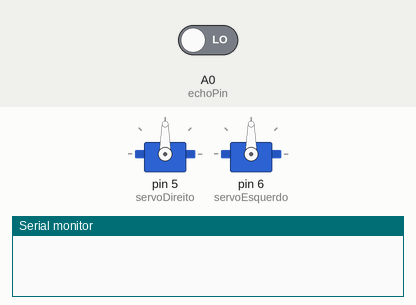
This sketch was run on a simulated Arduino Uno, built with avr-gcc and run on an emulated ATmega328P. On the bench: 2 × servo, the last lines printed to the serial monitor. The inputs (shaded band) are chosen by the test bench; at power-on: A0 (echoPin) LOW.

Above: at 0.05 s.
At 2.2 s:
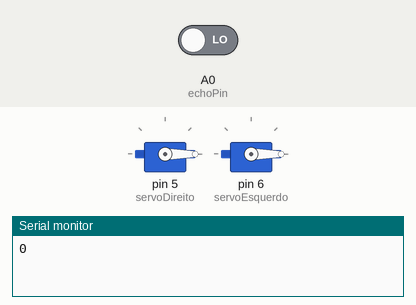
Timing chart, 0 to 3.0 s (numbered marks = the images above):
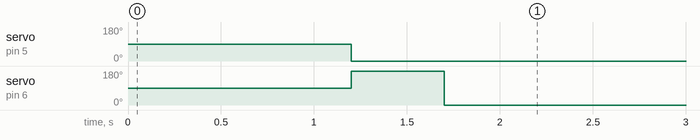

The sketch:

Rob_-obstacle__3_.ino
```cpp
/*

*/
//incluindo a biblioteca para os servo-motores
#include <Servo.h>
//Pinagem do sensor ultrasónicou
#define echoPin A0
#define trigPin A1
//Criando objectos para os 2 servos
Servo servoDireito;
Servo servoEsquerdo;

void setup() {
  Serial.begin(9600);
  pinMode(echoPin,INPUT);//O pin Echo configurado como entrada
  pinMode(trigPin,OUTPUT);//O pin Echo configurado como saída
  servoDireito.attach(5);// ligado ao pino 5
  servoEsquerdo.attach(6);//ligado ao pino 6
}

void loop() {
  int dist, dur; //Criando as variáveis para a distancia e duracao
  //Fazendo um reset no pino trig (Liga e desliga)
  digitalWrite(trigPin,HIGH);
  delay(200);
  digitalWrite(trigPin,LOW);
  //A variável dur vai amazenar os valores vindo do Echo
  dur=pulseIn(echoPin,HIGH);
  //A distância é calculada a partir da duracao do som
  dist=(dur/2)/29.1;
  //Imprimir os valores da distância no monitor serial
  Serial.println("");
  Serial.println(dist);

  if(dist>10){// Caso a distância seja maior que 10cm
  //O robô vai para frente
    servoDireito.write(360);
    servoEsquerdo.write(-360);
  }
  else{//Caso contrário ou seja menor que 10cm
    servoDireito.write(-360);
    servoEsquerdo.write(360);
    delay(500);
    servoDireito.write(-360);
    servoEsquerdo.write(-360);
    delay(500);

  }
}
```

Measured:
- by itself, servo on pin 5 (servoDireito): 90° → 0° at 1.2 s
- by itself, servo on pin 6 (servoEsquerdo): alternates 180° for 0.50 s and 0° for 1.7 s
